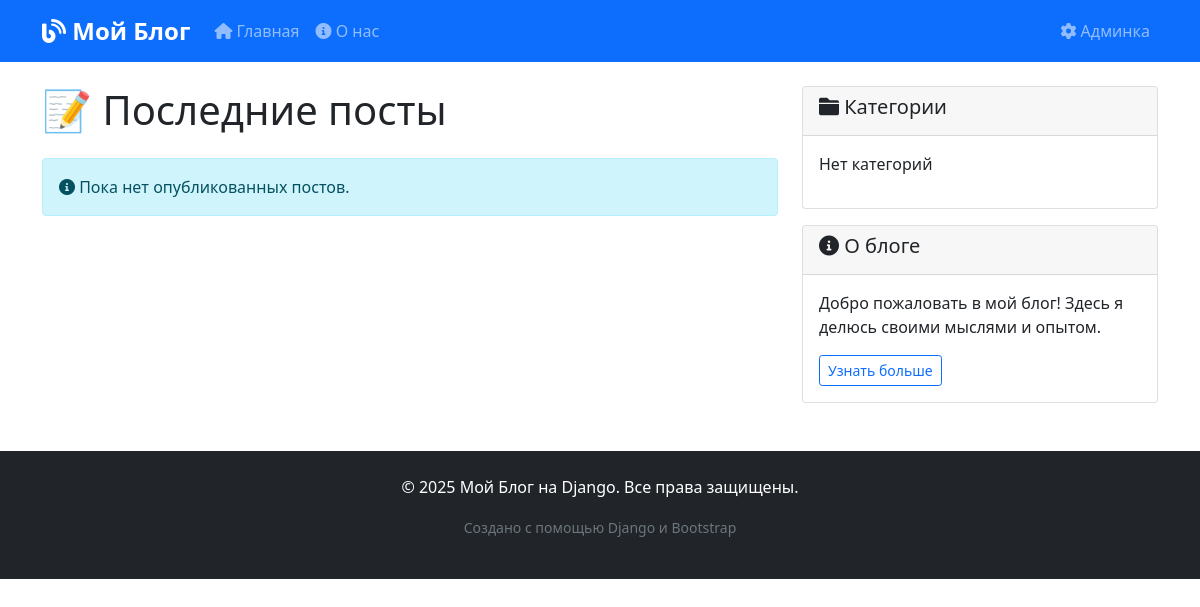
Before: / with the older database file.
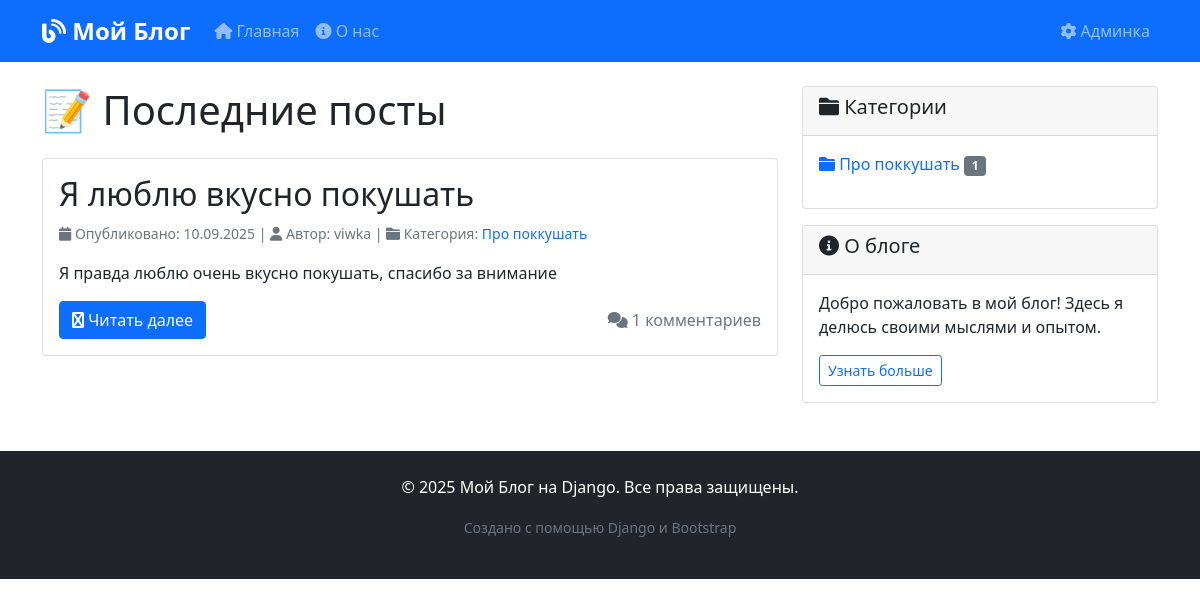
After: the same page with the newer database file.
### blog/models.py (models this page shows, shortened)
class Post(models.Model):
    title = models.CharField(max_length=200, verbose_name='Заголовок')
    slug = models.SlugField(unique=True, verbose_name='URL')
    content = models.TextField(verbose_name='Содержание')
    author = models.ForeignKey(User, on_delete=models.CASCADE, verbose_name='Автор')
    category = models.ForeignKey(Category, on_delete=models.SET_NULL, null=True, verbose_name='Категория')
    created_at = models.DateTimeField(auto_now_add=True, verbose_name='Создан')
    updated_at = models.DateTimeField(auto_now=True, verbose_name='Обновлен')
    is_published = models.BooleanField(default=False, verbose_name='Опубликован')
    class Meta:
        verbose_name = 'Пост'
        verbose_name_plural = 'Посты'
        ordering = ['-created_at']

class Category(models.Model):
    name = models.CharField(max_length=100, verbose_name='Название')
    slug = models.SlugField(unique=True, verbose_name='URL')
    class Meta:
        verbose_name = 'Категория'
        verbose_name_plural = 'Категории'

### blog/views.py (the view)
# urls.py: path('', views.PostListView.as_view(), name='post_list'),
class PostListView(ListView):
    model = Post
    template_name = 'blog/post_list.html'
    context_object_name = 'posts'
    paginate_by = 5
    def get_queryset(self):
        return Post.objects.filter(is_published=True)
    def get_context_data(self, **kwargs):
        context = super().get_context_data(**kwargs)
        context['categories'] = Category.objects.all()
        return context

### templates/blog/post_list.html (shortened to what this page needs)
{% extends 'base.html' %}
{% block content %}
<div class="row">
    <div class="col-lg-8">
        <h1 class="mb-4">📝 Последние посты</h1>
        {% for post in posts %}
        <article class="card mb-4">
            <div class="card-body">
                <h2 class="card-title">
                    <a href="{% url 'post_detail' post.slug %}" class="text-decoration-none text-dark">
                        {{ post.title }}
                    </a>
                </h2>
                <div class="text-muted mb-3">
                    <small>
                        <i class="fas fa-calendar"></i> Опубликовано: {{ post.created_at|date:"d.m.Y" }} |
                        <i class="fas fa-user"></i> Автор: {{ post.author.username }} |
                        <i class="fas fa-folder"></i> Категория:
                        <a href="{% url 'category_posts' post.category.slug %}" class="text-decoration-none">
                            {{ post.category.name }}
                        </a>
                    </small>
                </div>
                <p class="card-text">{{ post.content|truncatewords:50|linebreaks }}</p>
                <div class="d-flex justify-content-between align-items-center">
                    <a href="{% url 'post_detail' post.slug %}" class="btn btn-primary">
                        <i class="fas fa-readme"></i> Читать далее
                    </a>
                    <span class="text-muted">
                        <i class="fas fa-comments"></i> {{ post.comments.count }} комментариев
                    </span>
                </div>
            </div>
        </article>
        {% empty %}
        <div class="alert alert-info">
            <i class="fas fa-info-circle"></i> Пока нет опубликованных постов.
        </div>
        {% endfor %}
    </div>
    <div class="col-lg-4">
        <div class="card">
            <div class="card-header">
                <h5><i class="fas fa-folder"></i> Категории</h5>
            </div>
            <div class="card-body">
                <ul class="list-unstyled">
                    {% for category in categories %}
                    <li>
                        <a href="{% url 'category_posts' category.slug %}" class="text-decoration-none">
                            <i class="fas fa-folder"></i> {{ category.name }}
                            <span class="badge bg-secondary">{{ category.post_set.count }}</span>
                        </a>
                    </li>
                    {% empty %}
                    <li>Нет категорий</li>
                    {% endfor %}
                </ul>
            </div>
        </div>
        <div class="card mt-3">
            <div class="card-header">
                <h5><i class="fas fa-info-circle"></i> О блоге</h5>
            </div>
            <div class="card-body">
                <p>Добро пожаловать в мой блог! Здесь я делюсь своими мыслями и опытом.</p>
                <a href="{% url 'about' %}" class="btn btn-outline-primary btn-sm">
                    Узнать больше
                </a>
            </div>
        </div>
    </div>
</div>
{% endblock %}

### templates/base.html (shortened to what this page needs)
<!DOCTYPE html>
<html lang="ru">
<head>
    <link href="https://cdn.jsdelivr.net/npm/bootstrap@5.1.3/dist/css/bootstrap.min.css" rel="stylesheet">
    <link href="https://cdnjs.cloudflare.com/ajax/libs/font-awesome/6.0.0/css/all.min.css" rel="stylesheet">
</head>
<body>
    <nav class="navbar navbar-expand-lg navbar-dark bg-primary">
        <div class="container">
            <a class="navbar-brand" href="{% url 'post_list' %}">
                <i class="fas fa-blog"></i> Мой Блог
            </a>
            <div class="collapse navbar-collapse" id="navbarNav">
                <ul class="navbar-nav me-auto">
                    <li class="nav-item">
                        <a class="nav-link" href="{% url 'post_list' %}">
                            <i class="fas fa-home"></i> Главная
                        </a>
                    </li>
                    <li class="nav-item">
                        <a class="nav-link" href="{% url 'about' %}">
                            <i class="fas fa-info-circle"></i> О нас
                        </a>
                    </li>
                </ul>
                <div class="navbar-nav">
                    <a class="nav-link" href="/admin/" target="_blank">
                        <i class="fas fa-cog"></i> Админка
                    </a>
                </div>
            </div>
        </div>
    </nav>
    <div class="container mt-4">
        {% block content %}
        {% endblock %}
    </div>
    <footer class="bg-dark text-white text-center py-4 mt-5">
        <div class="container">
            <p>&copy; 2025 Мой Блог на Django. Все права защищены.</p>
            <p class="text-muted">
                <small>Создано с помощью Django и Bootstrap</small>
            </p>
        </div>
    </footer>
</body>
</html>

### templates/base.html (style rules this page uses)
.navbar-brand { font-weight: bold; font-size: 1.5rem; }
.card { transition: transform 0.2s; }
footer { margin-top: 50px; }

Changed rows visible on the page:
added Post: title "Я люблю вкусно покушать", created_at "10.09.2025", author.username "viwka", category.name "Про поккушать", content "Я правда люблю очень вкусно покушать, спасибо за внимание", comments.count "1"
added Category: name "Про поккушать", post_set.count "1"
Other visible differences:
text no longer shown: "Пока нет опубликованных постов. Нет категорий"
